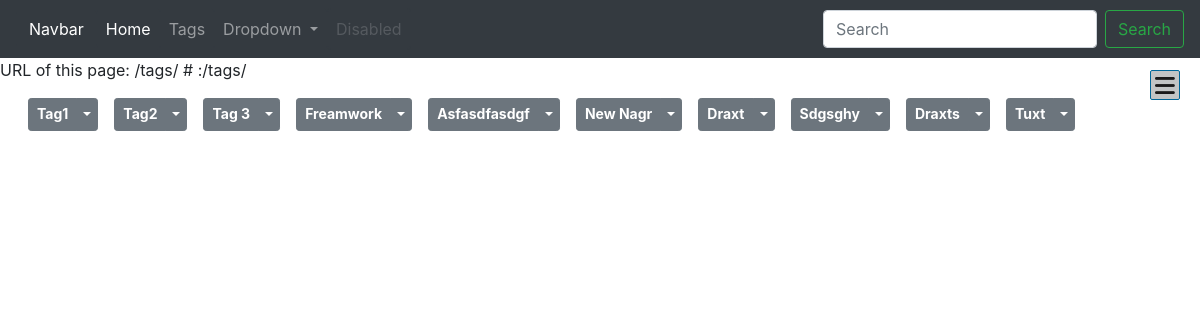
The app's page /tags/ with its own data.
### blog/apps/blogapp/models.py (models this page shows, shortened)
class Tag(models.Model):
    title = models.CharField(max_length=50)
    slug = models.SlugField(max_length=50, unique=True)
    def get_absolute_url(self):
        return reverse("tag_det", kwargs={"slug": self.slug})
    def get_edit_url(self):
        return reverse('tag_edit', kwargs={'slug': self.slug})

### blog/apps/blogapp/views.py (the view)
# urls.py: path('tags/', tag_list.as_view(), name='tag_list'), # Tag list page
class tag_list(ObjListMix, View):
    model = Tag
    template = 'blogapp/taglist.html'

### blog/apps/blogapp/utils.py (called while the page is built)
    def get(self, request):
        conmod = self.model.__name__.lower() + 's'
        obj = self.model.objects.all()
        return render(request, self.template, context={conmod: obj})

### blog/apps/blogapp/templates/blogapp/taglist.html (shortened to what this page needs)
{% extends 'blogapp/index.html' %}
{% block content %}
    <div class="row m-3 d-flex align-content-start flex-wrap">
        {% for tag in tags %}
            <div class="btn-group mb-2 pl-1 pr-1" style="height: 33px;">
              <a class="btn btn-secondary btn-sm ml-2" href="{{ tag.get_absolute_url }}">
                <p><strong>{{ tag.title|title }}</strong></p>
              </a>
              <button type="button" class="btn btn-sm btn-secondary dropdown-toggle dropdown-toggle-split" data-toggle="dropdown" aria-haspopup="true" aria-expanded="false">
              </button>
            </div>
        {% endfor %}
    </div>
{% endblock content %}

### blog/apps/blogapp/templates/blogapp/index.html (shortened to what this page needs)
{% load static %}
<!DOCTYPE html>
<html lang="en">
<head>
  <link rel="stylesheet" href="https://stackpath.bootstrapcdn.com/bootstrap/4.4.1/css/bootstrap.min.css"
 />
  <link rel="stylesheet" href="{% static "css/style.css" %}">
</head>
<body>
  <nav class="navbar navbar-expand-lg navbar navbar-dark bg-dark">
    <a class=" btn btn-dark" href="{% url 'index' %}">Navbar</a>
  <div class="collapse navbar-collapse" id="navbarSupportedContent">
    <ul class="navbar-nav mr-auto">
      <li class="nav-item active">
        <a class="nav-link btn btn-dark" href="{% url 'index' %}">Home <span class="sr-only">(current)</span></a>
      </li>
        <li class="nav-item">
          <a class="nav-link btn btn-dark" href="{% url 'tag_list' %}">Tags</a>
        </li>
        <li class="nav-item dropdown">
          <a class="nav-link dropdown-toggle btn btn-dark" href="#" id="navbarDropdown" role="button"
          data-toggle="dropdown" aria-haspopup="true" aria-expanded="false">
            Dropdown
          </a>
        </li>
        <li class="nav-item">
          <a class="nav-link btn btn-dark disabled" href="#" tabindex="-1" aria-disabled="true">Disabled</a>
        </li>
      </ul>
      <form class="form-inline my-2 my-lg-0">
        <input class="form-control mr-sm-2" type="search" placeholder="Search" aria-label="Search" />
        <button class="btn btn-outline-success my-2 my-sm-0" type="submit">
          Search
        </button>
      </form>
    </div>
  </nav>
  {% url "index" as base %}
  {% url "post_del" as post_del %}
  {% url "tag_del" as tag_del %}
<p>URL of this page: {{ request.get_full_path }} # :{{ request.path }}</p>
  {% block content %}{% endblock content %}
  <div class="admin-panel">
    <span style="font-size: 17pt; color: #19191a;">
      <i class="fas fa-bars"></i>
    </span>
  </div>
</body>
</html>

### blog/static_id/css/style.css (style rules this page uses)
.admin-panel { width: 30px; height: 30px; border: 1px solid #069; border-radius: 2px; position: fixed; right: 20px; top: 70px; background-color: rgba(52, 58, 64, 0.301); transition: all; transition-duration: 0.3s; padding: 10px; }
.admin-panel > span > i { top: 4px; left: 4px; position: absolute; opacity: 1; }

### blog/apps/blogapp/templates/blogapp/index.html (style rules this page uses)
.btn { transition: all; transition-duration: 0.3s; }
body { min-width: 361px; }

### records on screen
Tag: title "Tag1"
Tag: title "Tag2"
Tag: title "Tag 3"
Tag: title "Freamwork"
Tag: title "Asfasdfasdgf"
Tag: title "New Nagr"
Tag: title "Draxt"
Tag: title "Sdgsghy"
Tag: title "Draxts"
Tag: title "Tuxt"

### other values on screen
{{ request.get_full_path }} "/tags/"
{{ request.path }} "/tags/"
